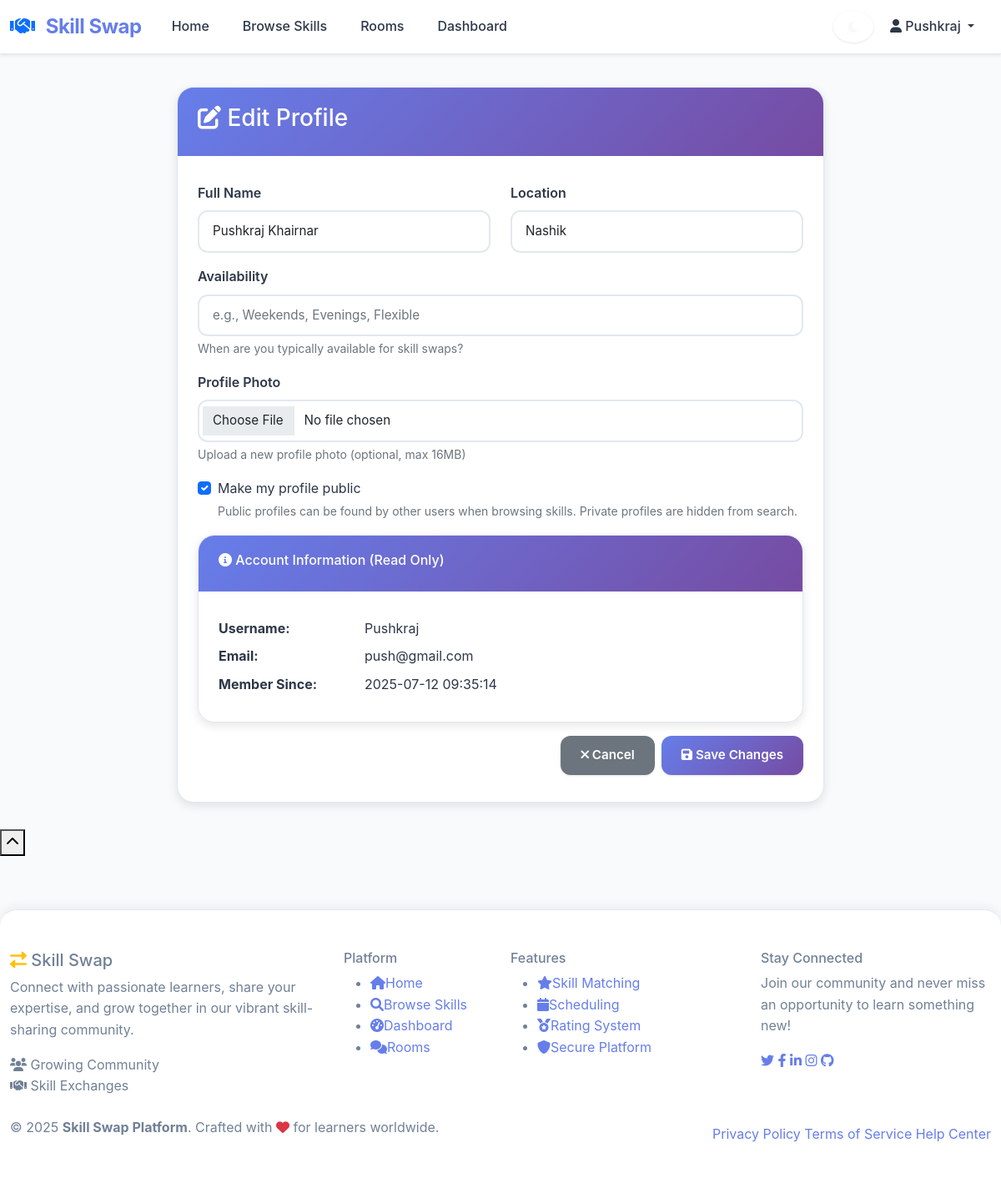
/edit_profile (signed in), run on the app's committed database.
### tables this page shows
CREATE TABLE users (
            id INTEGER PRIMARY KEY AUTOINCREMENT,
            username TEXT UNIQUE NOT NULL,
            email TEXT UNIQUE NOT NULL,
            password_hash TEXT NOT NULL,
            name TEXT NOT NULL,
            location TEXT,
            profile_photo TEXT,
            is_public INTEGER DEFAULT 1,
            availability TEXT,
            is_admin INTEGER DEFAULT 0,
            is_banned INTEGER DEFAULT 0,
            created_at TIMESTAMP DEFAULT CURRENT_TIMESTAMP
        );

### app.py (the view, shortened to what this page needs)
@app.route('/edit_profile', methods=['GET', 'POST'])
def edit_profile():
    if 'user_id' not in session:
        return redirect(url_for('login'))
    conn = get_db_connection()
    user_id = session['user_id']
    user = conn.execute('SELECT * FROM users WHERE id = ?', (user_id,)).fetchone()
    conn.close()
    return render_template('edit_profile.html', user=user)

### templates/edit_profile.html (shortened to what this page needs)
{% extends "base.html" %}
{% block content %}
<div class="row justify-content-center">
    <div class="col-lg-8">
        <div class="card">
            <div class="card-header">
                <h3><i class="fas fa-edit"></i> Edit Profile</h3>
            </div>
            <div class="card-body">
                <form method="POST" enctype="multipart/form-data">
                    <div class="row mb-3">
                        <div class="col-md-6">
                            <label for="name" class="form-label">Full Name</label>
                            <input type="text" class="form-control" name="name" value="{{ user.name }}" required>
                        </div>
                        <div class="col-md-6">
                            <label for="location" class="form-label">Location</label>
                            <input type="text" class="form-control" name="location" value="{{ user.location or '' }}"
                                   placeholder="City, Country">
                        </div>
                    </div>
                    <div class="mb-3">
                        <label for="availability" class="form-label">Availability</label>
                        <input type="text" class="form-control" name="availability" value="{{ user.availability or '' }}"
                               placeholder="e.g., Weekends, Evenings, Flexible">
                        <div class="form-text">When are you typically available for skill swaps?</div>
                    </div>
                    <div class="mb-3">
                        <label for="profile_photo" class="form-label">Profile Photo</label>
                        <input type="file" class="form-control" name="profile_photo" accept="image/*">
                        <div class="form-text">Upload a new profile photo (optional, max 16MB)</div>
                    </div>
                    <div class="mb-3">
                        <div class="form-check">
                            <input class="form-check-input" type="checkbox" name="is_public"
                                   {{ 'checked' if user.is_public else '' }}>
                            <label class="form-check-label">
                                Make my profile public
                            </label>
                            <div class="form-text">
                                Public profiles can be found by other users when browsing skills.
                                Private profiles are hidden from search.
                            </div>
                        </div>
                    </div>
                    <div class="card mb-3">
                        <div class="card-header">
                            <h6><i class="fas fa-info-circle"></i> Account Information (Read Only)</h6>
                        </div>
                        <div class="card-body">
                            <div class="row mb-2">
                                <div class="col-sm-3"><strong>Username:</strong></div>
                                <div class="col-sm-9">{{ user.username }}</div>
                            </div>
                            <div class="row mb-2">
                                <div class="col-sm-3"><strong>Email:</strong></div>
                                <div class="col-sm-9">{{ user.email }}</div>
                            </div>
                            <div class="row mb-0">
                                <div class="col-sm-3"><strong>Member Since:</strong></div>
                                <div class="col-sm-9">{{ user.created_at }}</div>
                            </div>
                        </div>
                    </div>
                    <div class="d-grid gap-2 d-md-flex justify-content-md-end">
                        <a href="{{ url_for('profile') }}" class="btn btn-secondary">
                            <i class="fas fa-times"></i> Cancel
                        </a>
                        <button type="submit" class="btn btn-primary">
                            <i class="fas fa-save"></i> Save Changes
                        </button>
                    </div>
                </form>
            </div>
        </div>
    </div>
</div>
{% endblock %}

### templates/base.html (shortened to what this page needs)
<!DOCTYPE html>
<html lang="en">
<head>
    <link href="https://cdn.jsdelivr.net/npm/bootstrap@5.1.3/dist/css/bootstrap.min.css" rel="stylesheet">
    <link href="https://cdnjs.cloudflare.com/ajax/libs/font-awesome/6.0.0/css/all.min.css" rel="stylesheet">
    <link href="{{ url_for('static', filename='css/style.css') }}" rel="stylesheet">
</head>
<body>
    <nav class="navbar navbar-expand-lg navbar-light bg-white fixed-top shadow-sm">
        <div class="container">
            <a class="navbar-brand fw-bold" href="{{ url_for('index') }}">
                <i class="fas fa-handshake me-2 text-primary"></i> Skill Swap
            </a>
            <div class="collapse navbar-collapse" id="navbarNav">
                <ul class="navbar-nav me-auto">
                    <li class="nav-item">
                        <a class="nav-link" href="{{ url_for('index') }}">Home</a>
                    </li>
                    <li class="nav-item">
                        <a class="nav-link" href="{{ url_for('browse_skills') }}">Browse Skills</a>
                    </li>
                    {% if session.user_id %}
                        <li class="nav-item">
                            <a class="nav-link" href="{{ url_for('rooms') }}">Rooms</a>
                        </li>
                        <li class="nav-item">
                            <a class="nav-link" href="{{ url_for('dashboard') }}">Dashboard</a>
                        </li>
                    {% endif %}
                </ul>
                <ul class="navbar-nav">
                    <li class="nav-item d-flex align-items-center ms-3">
                        <button id="themeToggle" class="btn btn-outline-light btn-sm" title="Toggle dark mode" style="border-radius: 50%; width: 38px; height: 38px; display: flex; align-items: center; justify-content: center;">
                            <i id="themeIcon" class="fas fa-moon"></i>
                        </button>
                    </li>
                    {% if session.user_id %}
                        <li class="nav-item dropdown">
                            <a class="nav-link dropdown-toggle" href="#" id="navbarDropdown" role="button"
                               data-bs-toggle="dropdown" aria-expanded="false">
                                <i class="fas fa-user"></i> {{ session.username }}
                            </a>
                        </li>
                    {% endif %}
                </ul>
            </div>
        </div>
    </nav>
    <main class="container mt-4">
        {% block content %}{% endblock %}
    </main>
    <button class="scroll-top" id="scrollTop" onclick="scrollToTop()">
        <i class="fas fa-chevron-up"></i>
    </button>
    <footer class="modern-footer">
        <div class="footer-content">
            <div class="container">
                <div class="row">
                    <div class="col-lg-4 col-md-6 mb-4">
                        <div class="footer-section">
                            <h5 class="footer-brand">
                                <i class="fas fa-exchange-alt text-warning"></i>
                                Skill Swap
                            </h5>
                            <p class="footer-description">
                                Connect with passionate learners, share your expertise, and grow together in our vibrant skill-sharing community.
                            </p>
                            <div class="footer-stats">
                                <div class="stat-item">
                                    <i class="fas fa-users"></i>
                                    <span>Growing Community</span>
                                </div>
                                <div class="stat-item">
                                    <i class="fas fa-handshake"></i>
                                    <span>Skill Exchanges</span>
                                </div>
                            </div>
                        </div>
                    </div>
                    <div class="col-lg-2 col-md-6 mb-4">
                        <div class="footer-section">
                            <h6 class="footer-title">Platform</h6>
                            <ul class="footer-links">
                                <li><a href="{{ url_for('index') }}"><i class="fas fa-home"></i>Home</a></li>
                                <li><a href="{{ url_for('browse_skills') }}"><i class="fas fa-search"></i>Browse Skills</a></li>
                                {% if session.user_id %}
                                <li><a href="{{ url_for('dashboard') }}"><i class="fas fa-tachometer-alt"></i>Dashboard</a></li>
                                <li><a href="{{ url_for('rooms') }}"><i class="fas fa-comments"></i>Rooms</a></li>
                                {% else %}
                                <li><a href="{{ url_for('register') }}"><i class="fas fa-user-plus"></i>Join Now</a></li>
                                <li><a href="{{ url_for('login') }}"><i class="fas fa-sign-in-alt"></i>Login</a></li>
                                {% endif %}
                            </ul>
                        </div>
                    </div>
                    <div class="col-lg-3 col-md-6 mb-4">
                        <div class="footer-section">
                            <h6 class="footer-title">Features</h6>
                            <ul class="footer-links">
                                <li><a href="#"><i class="fas fa-star"></i>Skill Matching</a></li>
                                <li><a href="#"><i class="fas fa-calendar"></i>Scheduling</a></li>
                                <li><a href="#"><i class="fas fa-medal"></i>Rating System</a></li>
                                <li><a href="#"><i class="fas fa-shield-alt"></i>Secure Platform</a></li>
                            </ul>
                        </div>
                    </div>
                    <div class="col-lg-3 col-md-6 mb-4">
                        <div class="footer-section">
                            <h6 class="footer-title">Stay Connected</h6>
                            <p class="footer-text">Join our community and never miss an opportunity to learn something new!</p>
                            <div class="social-links">
                                <a href="#" class="social-link" data-bs-toggle="tooltip" title="Twitter">
                                    <i class="fab fa-twitter"></i>
                                </a>
                                <a href="#" class="social-link" data-bs-toggle="tooltip" title="Facebook">
                                    <i class="fab fa-facebook-f"></i>
                                </a>
                                <a href="#" class="social-link" data-bs-toggle="tooltip" title="LinkedIn">
                                    <i class="fab fa-linkedin-in"></i>
                                </a>
                                <a href="#" class="social-link" data-bs-toggle="tooltip" title="Instagram">
                                    <i class="fab fa-instagram"></i>
                                </a>
                                <a href="#" class="social-link" data-bs-toggle="tooltip" title="GitHub">
                                    <i class="fab fa-github"></i>
                                </a>
                            </div>
                        </div>
                    </div>
                </div>
            </div>
        </div>
        <div class="footer-bottom">
            <div class="container">
                <div class="row align-items-center">
                    <div class="col-md-6">
                        <p class="footer-copyright">
                            &copy; 2025 <strong>Skill Swap Platform</strong>. Crafted with
                            <i class="fas fa-heart text-danger"></i> for learners worldwide.
                        </p>
                    </div>
                    <div class="col-md-6 text-md-end">
                        <div class="footer-links-inline">
                            <a href="#">Privacy Policy</a>
                            <a href="#">Terms of Service</a>
                            <a href="#">Help Center</a>
                        </div>
                    </div>
                </div>
            </div>
        </div>
    </footer>
</body>
</html>

### data on the page
users: username "Pushkraj", name "Pushkraj Khairnar", location "Nashik", email "push@gmail.com", created_at "2025-07-12 09:35:14"
